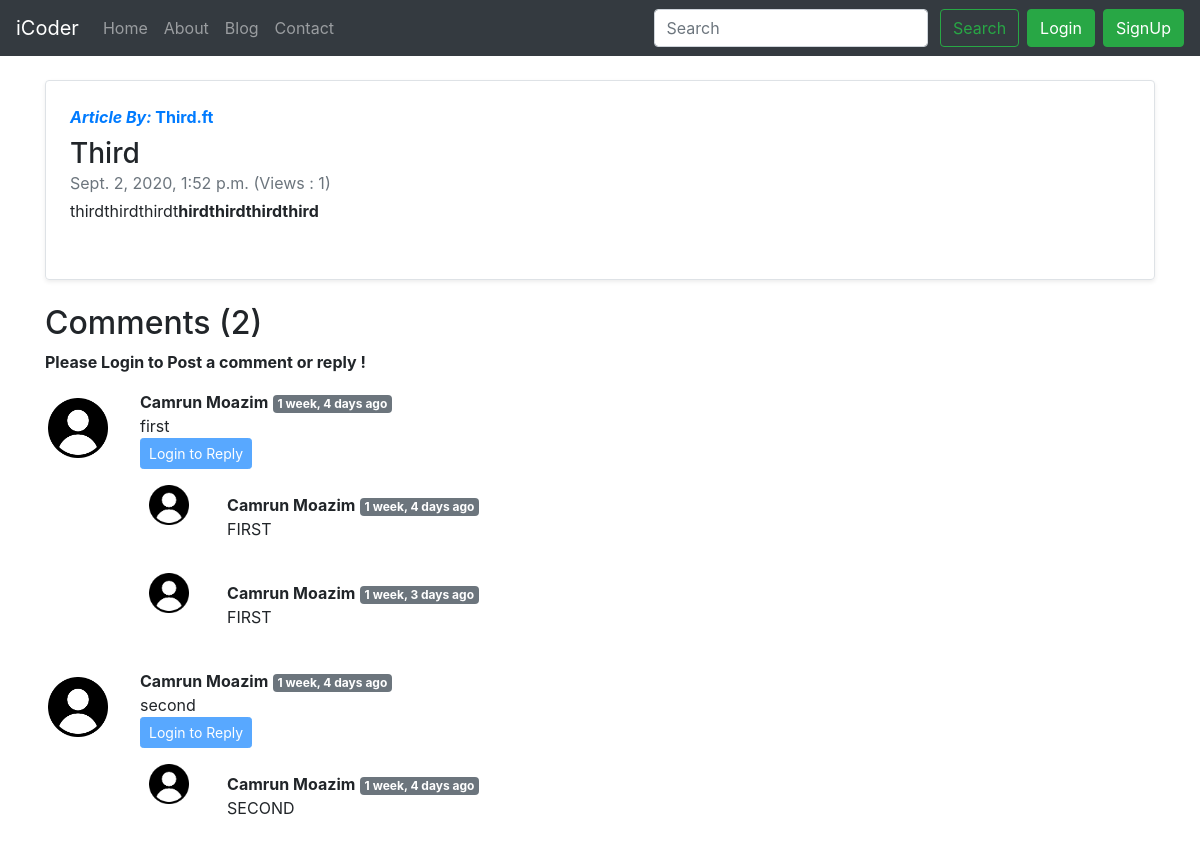
The app's page /blog/Third-Third with its own data.
### blog/models.py (models this page shows, shortened)
class Post(models.Model):
    sno = models.AutoField(primary_key=True)
    title = models.CharField(max_length=300)
    content = models.TextField()
    author = models.CharField(max_length=40)
    slug = models.CharField(max_length=200)
    views = models.IntegerField(default=0)
    timeStamp = models.DateTimeField(blank=True)

class BlogComment(models.Model):
    sno = models.AutoField(primary_key=True)
    comment = models.TextField()
    user = models.ForeignKey(User, on_delete=models.CASCADE)
    post = models.ForeignKey(Post, on_delete=models.CASCADE)
    parent = models.ForeignKey('self', on_delete=models.CASCADE, null=True)
    timeStamp = models.DateTimeField(default=now)
    def __str__(self):
        return self.user.username + " says : " + self.comment

### blog/views.py (the view)
# urls.py: path('<str:slug>', views.blogPost, name='blogPost'),
def blogPost(request, slug):
    post = Post.objects.filter(slug=slug).first()
    post.views = post.views + 1
    post.save()
    comments = BlogComment.objects.filter(post=post, parent=None)
    replies = BlogComment.objects.filter(post=post).exclude(parent=None)
    repDict = {}
    for reply in replies:
        if reply.parent.sno not in repDict.keys():
            repDict[reply.parent.sno] = [reply]
        else:
            repDict[reply.parent.sno].append(reply)
    print(repDict)
    context = {'post':post, 'comments':comments, 'user':request.user, 'replyDict':repDict}
    return render(request, 'blog/blogPost.html', context)

### blog/templatetags/get_dict.py (called while the page is built)
@register.filter(name='get_val')
def get_val(dict, key):
    return dict.get(key)

### templates/blog/blogPost.html (shortened to what this page needs)
{% extends 'base.html' %}
{% load humanize %}
{% load get_dict %}
{% block body %}
<div class="container">
    <div class="row no-gutters border rounded overflow-hidden flex-md-row my-4 shadow-sm h-md-250 position-relative">
            <div class="col p-4 d-flex flex-column position-static">
            <strong class="d-inline-block mb-2 text-primary"><i>Article By: </i>{{post.author}}</strong>
            <h3 class="mb-0">{{post.title}}</h3>
            <div class="mb-1 text-muted">{{post.timeStamp}} (<span class="mb-1 text-muted">Views : {{post.views}}</span>)
            </div>
            <p class="card-text mb-auto">{{post.content|safe}}</p>
            </div>
        </div>
    </div>
<div class="container">
    <h2>
        Comments ({{comments.count}})
    </h2>
    <div class="my-2">
        {% if user.is_authenticated %}
        <form action="/blog/postComment" method="post">
            {% csrf_token %}
            <div class="form-group">
            <label for="exampleInputEmail1">Write Comment</label>
            <input type="text" class="form-control" name="comment" placeholder="Enter Comment here!">
            </div>
            <input type="hidden" name="postSno" value="{{post.sno}}">
            <input type="hidden" name="parentSno" value="">
            <button type="submit" class="btn btn-primary">Post Comment</button>
        </form>
        {% else %}
        <p><b>Please Login to Post a comment or reply !</b></p>
        {% endif %}
    </div>
    {% for comment in comments %}
    <div class="row my-3">
        <div class="col-md-1 my-2"><img class="rounded mx-auto d-block" src="/static/img/user.png" width="60px" height="60px" alt="user" ></div>
        <div class="col-md-11">
            <b>{{comment.user.username}}&nbsp;{{comment.user.last_name}}</b>
            <span class="badge badge-secondary">{{comment.timeStamp | naturaltime}}</span>
        <div>
            {{comment.comment}}
        </div>
        <div class="reply mx-0">
        {% if user.is_authenticated %}
            <button class="btn btn-primary btn-sm" type="button" data-toggle="collapse" data-target="#replyBox{{comment.sno}}" aria-expanded="false" aria-controls="replyBox{{comment.sno}}">
            Reply
          </button>
              <div class="collapse" id="replyBox{{comment.sno}}">
                <div class="card card-body my-2">
                    <form action="/blog/postComment" method="post">
                        {% csrf_token %}
                        <div class="form-group">
                        <label for="comment">Post Reply</label>
                        <input type="text" class="form-control" name="comment" placeholder="Enter Reply here!">
                        <input type="hidden" name="parentSno" value="{{comment.sno}}">
                        </div>
                        <input type="hidden" name="postSno" value="{{post.sno}}">
                        <button type="submit" class="btn btn-primary">Post Reply</button>
                    </form>
                </div>
              </div>
            {% else %}
                <button class="btn btn-primary btn-sm" type="button" data-toggle="collapse" data-target="#replyBox{{comment.sno}}" aria-expanded="false" aria-controls="replyBox{{comment.sno}}" disabled>
                    Login to Reply
                </button>
            {% endif %}
              <div class="replies my-2">
                {% for reply in replyDict|get_val:comment.sno %}
                <div class="row my-2">
                    <div class="col-md-1 my-2">
                        <img class="rounded mx-auto d-block" src="/static/img/user.png" width="40px" height="40px" alt="user" >
                    </div>
                    <div class="col-md-11 my-3">
                            <b>{{reply.user.username}}&nbsp;{{reply.user.last_name}}</b>
                            <span class="badge badge-secondary">{{reply.timeStamp | naturaltime}}</span>
                        <div>
                            {{reply.comment}}
                        </div>
                    </div>
                </div>
                {% endfor %}
              </div>
        </div>
        </div>
    </div>
    {% endfor %}
</div>
{% endblock body %}

### templates/base.html (shortened to what this page needs)
<!DOCTYPE html>
<html lang="en">
	<head>
		<link
			rel="stylesheet"
			href="https://stackpath.bootstrapcdn.com/bootstrap/4.5.2/css/bootstrap.min.css"
		/>
	</head>
	<body>
		<nav class="navbar navbar-expand-lg navbar-dark bg-dark">
			<a class="navbar-brand" href="/">iCoder</a>
			<div class="collapse navbar-collapse" id="navbarSupportedContent">
				<ul class="navbar-nav mr-auto">
					<li class="nav-item {% block homeactive %}{% endblock homeactive %}">
						<a class="nav-link" href="/"
							>Home <span class="sr-only">(current)</span></a
						>
					</li>
					<li class="nav-item {% block aboutactive %}{% endblock aboutactive %}">
						<a class="nav-link" href="/about">About</a>
					</li>
					<li class="nav-item {% block blogactive %}{% endblock blogactive %}">
						<a class="nav-link" href="/blog">Blog</a>
					</li>
					<li class="nav-item {% block contactactive %}{% endblock contactactive %}">
						<a class="nav-link" href="/contact">Contact</a>
					</li>
				</ul>
				<div class="ml-auto form-inline">
				<form class=" my-2 my-lg-0" method="GET", action="/search">
					<input
						class="form-control mr-sm-2"
						type="search"
						placeholder="Search"
						aria-label="Search"
						name="search"
						id="search"
					/>
					<button class="btn btn-outline-success my-2 my-sm-0" type="submit">
						Search
					</button>
				</form>
					{% if user.is_authenticated %}
					<ul class="navbar-nav">
						<li class="nav-item dropdown">
							<a class="nav-link dropdown-toggle" href="#" id="navbarDropdown" role="button" data-toggle="dropdown" aria-haspopup="true" aria-expanded="false">
							Welcome {{request.user}}
							</a>
							<div class="dropdown-menu" aria-labelledby="navbarDropdown">
							<a class="dropdown-item" href="/logout">Logout</a>
							</div>
						</li>
					</ul>
					{% else %}
					<button type="button" class="btn btn-success ml-2" data-toggle="modal" data-target="#LoginModal">
					Login
					</button>
					<button type="button" class="btn btn-success ml-2" data-toggle="modal" data-target="#SignUpModal">
					SignUp
					</button>
					{% endif %}
					</div>
			</div>
		</nav>
	{% block body %} {% endblock body %}
	</body>
</html>

### records on screen
Post: author "Third.ft", title "Third", timeStamp "Sept. 2, 2020, 1:52 p.m.", views "1", content "thirdthirdthirdt hirdthirdthirdthird"
BlogComment: user.username "Camrun", user.last_name "Moazim", timeStamp "1 week, 4 days ago", comment "first"
BlogComment: user.username "Camrun", user.last_name "Moazim", timeStamp "1 week, 4 days ago", comment "FIRST"
BlogComment: user.username "Camrun", user.last_name "Moazim", timeStamp "1 week, 3 days ago", comment "FIRST"
BlogComment: user.username "Camrun", user.last_name "Moazim", timeStamp "1 week, 4 days ago", comment "second"
BlogComment: user.username "Camrun", user.last_name "Moazim", timeStamp "1 week, 4 days ago", comment "SECOND"

### other values on screen
{{ comments.count }} "2"
